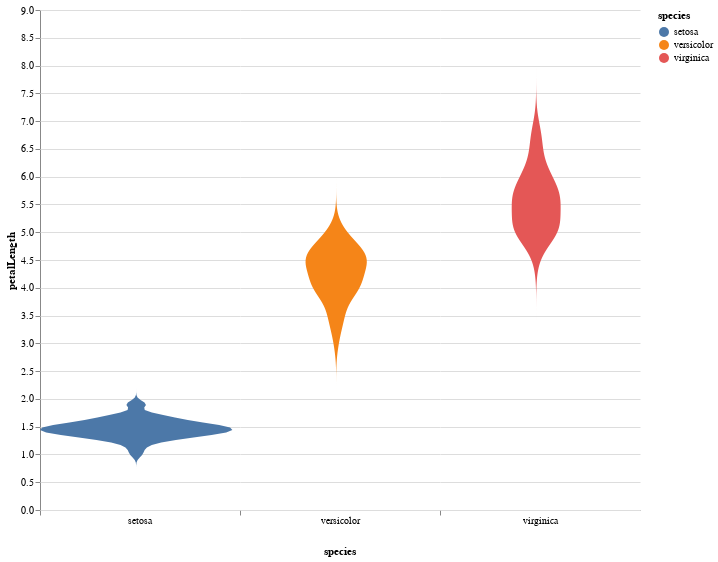

Notebook cell for this chart:
### Code cell
violinplot(data=iris, x="species", y="petalLength")

### Figure 1 — Vega-Lite specification as saved in the notebook (floating-point values rounded to 4 significant figures; data arrays with more than 128 entries replaced by an {"elided": "..."} marker saying what was removed)
{"config": {"view": {"continuousWidth": 400, "continuousHeight": 300, "stroke": null}, "facet": {"spacing": 0}}, "data": {"name": "data-a264acbd6e539a8b3afc0cb5f240fb57"}, "mark": {"type": "area", "orient": "horizontal"}, "encoding": {"color": {"type": "nominal", "field": "species"}, "column": {"type": "nominal", "field": "species", "header": {"labelOrient": "bottom", "labelPadding": 0, "titleOrient": "bottom"}}, "x": {"type": "quantitative", "axis": {"grid": false, "labels": false, "ticks": true, "values": [0]}, "field": "density", "impute": null, "stack": "center", "title": null}, "y": {"type": "quantitative", "field": "petalLength"}}, "height": 500, "transform": [{"density": "petalLength", "extent": [0, 9], "groupby": ["species"], "as": ["petalLength", "density"]}], "width": 200, "$schema": "https://vega.github.io/schema/vega-lite/v4.8.1.json", "datasets": {"data-a264acbd6e539a8b3afc0cb5f240fb57": {"elided": "150 records"}}}
